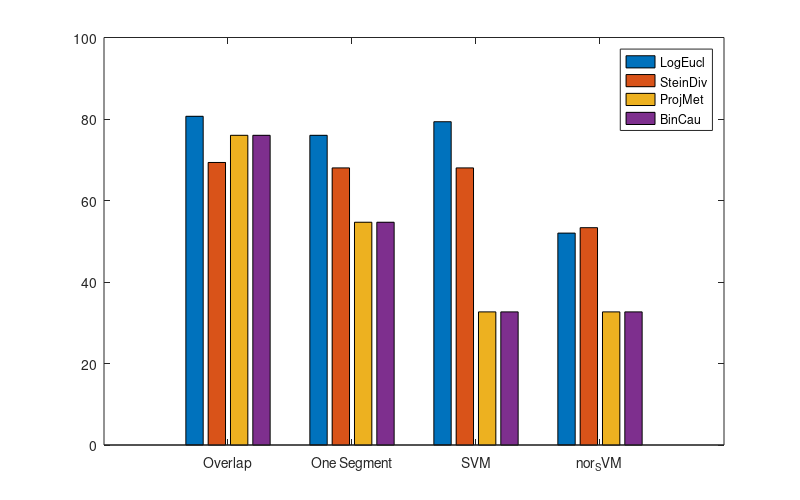

MATLAB code for this plot:

clear all
close all
clc


all = [ 80.6667   69.3333   76.0000   76.0000;
    76.0000   68.0000   54.6667   54.6667;
    79.3333   68.0000   32.6667   32.6667;
    52.0000   53.3333   32.6667   32.6667];

Xlabel = {'Overlap';'One Segment';'SVM';'nor_SVM'};

h =  bar(all);
set(gca,'XTickLabel',Xlabel);

l= cell(1,4);
l{1}='LogEucl'; l{2}='SteinDiv'; l{3}='ProjMet'; l{4}='BinCau';
legend(h,l);



width = 8;     % Width in inches
height = 5;    % Height in inches
alw = 0.75;    % AxesLineWidth
fsz = 10;      % Fontsize
lw = 1.5;      % LineWidth
msz = 8;       % MarkerSize

set(gcf,'InvertHardcopy','on');
set(gcf,'PaperUnits', 'inches');
papersize = get(gcf, 'PaperSize');
left = (papersize(1)- width)/2;
bottom = (papersize(2)- height)/2;
myfiguresize = [left, bottom, width, height];
set(gcf,'PaperPosition', myfiguresize);



%Nicta
print('/home/johanna/latex-svn/latex_rioux/reports/study-paper/images/summary_shift0','-dpng','-r300');